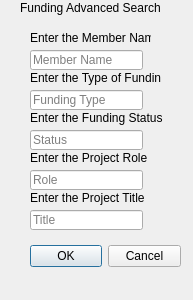
<?xml version="1.0" encoding="UTF-8"?>
<ui version="4.0">
 <class>fundAdvSearch</class>
 <widget class="QDialog" name="fundAdvSearch">
  <property name="geometry">
   <rect>
    <x>0</x>
    <y>0</y>
    <width>193</width>
    <height>300</height>
   </rect>
  </property>
  <property name="windowTitle">
   <string>Dialog</string>
  </property>
  <widget class="QDialogButtonBox" name="buttonBox">
   <property name="geometry">
    <rect>
     <x>30</x>
     <y>240</y>
     <width>151</width>
     <height>32</height>
    </rect>
   </property>
   <property name="orientation">
    <enum>Qt::Horizontal</enum>
   </property>
   <property name="standardButtons">
    <set>QDialogButtonBox::Cancel|QDialogButtonBox::Ok</set>
   </property>
  </widget>
  <widget class="QLineEdit" name="fund_funding_type">
   <property name="geometry">
    <rect>
     <x>30</x>
     <y>90</y>
     <width>113</width>
     <height>20</height>
    </rect>
   </property>
   <property name="placeholderText">
    <string>Funding Type</string>
   </property>
  </widget>
  <widget class="QLineEdit" name="fund_status">
   <property name="geometry">
    <rect>
     <x>30</x>
     <y>130</y>
     <width>113</width>
     <height>20</height>
    </rect>
   </property>
   <property name="placeholderText">
    <string>Status</string>
   </property>
  </widget>
  <widget class="QLineEdit" name="fund_member_name">
   <property name="geometry">
    <rect>
     <x>30</x>
     <y>50</y>
     <width>113</width>
     <height>20</height>
    </rect>
   </property>
   <property name="placeholderText">
    <string>Member Name</string>
   </property>
  </widget>
  <widget class="QLineEdit" name="fund_title">
   <property name="geometry">
    <rect>
     <x>30</x>
     <y>210</y>
     <width>113</width>
     <height>20</height>
    </rect>
   </property>
   <property name="placeholderText">
    <string>Title</string>
   </property>
  </widget>
  <widget class="QLineEdit" name="fund_role">
   <property name="geometry">
    <rect>
     <x>30</x>
     <y>170</y>
     <width>113</width>
     <height>20</height>
    </rect>
   </property>
   <property name="placeholderText">
    <string>Role</string>
   </property>
  </widget>
  <widget class="QLabel" name="label">
   <property name="geometry">
    <rect>
     <x>20</x>
     <y>0</y>
     <width>141</width>
     <height>16</height>
    </rect>
   </property>
   <property name="text">
    <string>Funding Advanced Search</string>
   </property>
  </widget>
  <widget class="QLabel" name="label_2">
   <property name="geometry">
    <rect>
     <x>30</x>
     <y>30</y>
     <width>121</width>
     <height>16</height>
    </rect>
   </property>
   <property name="text">
    <string>Enter the Member Name</string>
   </property>
  </widget>
  <widget class="QLabel" name="label_3">
   <property name="geometry">
    <rect>
     <x>30</x>
     <y>70</y>
     <width>131</width>
     <height>16</height>
    </rect>
   </property>
   <property name="text">
    <string>Enter the Type of Funding</string>
   </property>
  </widget>
  <widget class="QLabel" name="label_4">
   <property name="geometry">
    <rect>
     <x>30</x>
     <y>110</y>
     <width>141</width>
     <height>16</height>
    </rect>
   </property>
   <property name="text">
    <string>Enter the Funding Status</string>
   </property>
  </widget>
  <widget class="QLabel" name="label_5">
   <property name="geometry">
    <rect>
     <x>30</x>
     <y>150</y>
     <width>121</width>
     <height>16</height>
    </rect>
   </property>
   <property name="text">
    <string>Enter the Project Role</string>
   </property>
  </widget>
  <widget class="QLabel" name="label_6">
   <property name="geometry">
    <rect>
     <x>30</x>
     <y>190</y>
     <width>131</width>
     <height>16</height>
    </rect>
   </property>
   <property name="text">
    <string>Enter the Project Title</string>
   </property>
  </widget>
 </widget>
 <resources/>
 <connections>
  <connection>
   <sender>buttonBox</sender>
   <signal>accepted()</signal>
   <receiver>fundAdvSearch</receiver>
   <slot>accept()</slot>
   <hints>
    <hint type="sourcelabel">
     <x>248</x>
     <y>254</y>
    </hint>
    <hint type="destinationlabel">
     <x>157</x>
     <y>274</y>
    </hint>
   </hints>
  </connection>
  <connection>
   <sender>buttonBox</sender>
   <signal>rejected()</signal>
   <receiver>fundAdvSearch</receiver>
   <slot>reject()</slot>
   <hints>
    <hint type="sourcelabel">
     <x>316</x>
     <y>260</y>
    </hint>
    <hint type="destinationlabel">
     <x>286</x>
     <y>274</y>
    </hint>
   </hints>
  </connection>
 </connections>
</ui>
